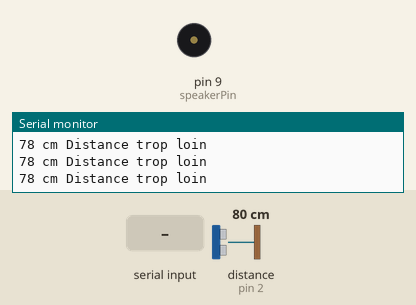
Simulated run of this sketch. Board: Arduino Nano, built with avr-gcc and run on an emulated ATmega328P. On the bench: buzzer (waves = sounding), the last lines printed to the serial monitor. Wiring (inferred from the names in the program): ultrasonic range finder: trigger pin 3; echo pin 2. The inputs (shaded band) are chosen by the test bench; at power-on: distance to the obstacle (sensor on pin 2) 80 cm. The echo pulse lasts 58.3 µs per cm.

Above: at 1.2 s.
1.3 s: distance to the obstacle (sensor on pin 2) set to 2 cm
At 1.86 s:
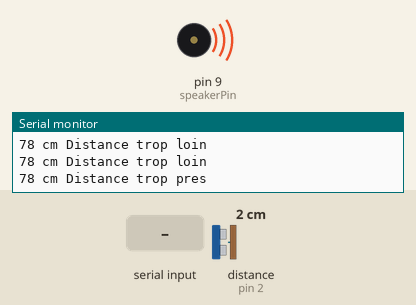
4.3 s: "90 45\n" received over Serial
At 5.7 s:
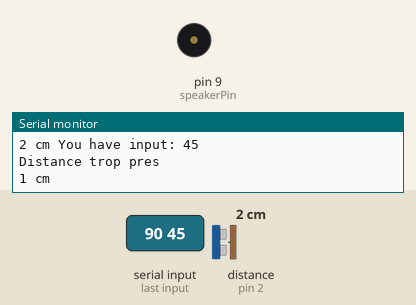
7.3 s: distance to the obstacle (sensor on pin 2) set to 18 cm
10.3 s: distance to the obstacle (sensor on pin 2) set to 4 cm
Timing chart, 0 to 14.3 s (numbered marks = the images above; inputs shaded):
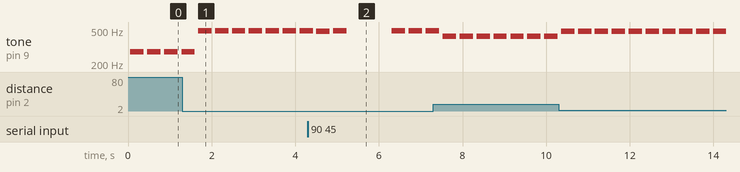

Measured:
- by itself, tone on pin 9 (speakerPin): alternates 482 Hz for 0.32 s and silent for 0.08 s

The sketch:

capteursDistanceHPsimple.ino
```cpp
    //**********************************************************
    //  Capteur de distance à ultrasons HC-SR04 avec Arduino nano
    //  TipTopBoards.com  06 01 2014  Rolland
    //  Càabler +5V et GND du détecteur sur l'arduino
    //
    // Trig -> pin 3 (pas 13)
    // Echo -> pin 2 (pas 12)
    //**********************************************************
    #define trigPin 3  //Trig Ultrasons (sortie)
    #define echoPin 2  //Echo Ultrasons (entrée)


int speakerPin = 9;

int length = 8; // le nombre de notes

char names[] = { 'D', 'R', 'M', 'F', 'S', 'L', 'I', 'd' };
int tones[] = { 1915, 1700, 1519, 1432, 1275, 1136, 1014, 956 };


char notes[] = "DRMFSLId"; // un espace = un repos
int beats[] = { 1, 1, 1, 1, 1, 1, 1, 1, 1, 1, 1, 1, 1, 1, 4 };
int tempo = 300;

void playTone(int tone, int duration)
{
  for (long i = 0; i < duration * 1000L; i += tone * 2)
  {
    digitalWrite(speakerPin, HIGH);
    delayMicroseconds(tone);
    digitalWrite(speakerPin, LOW);
    delayMicroseconds(tone);
  }
}

void playNote(char note, int duration)
{


  // jouer la tonalite correspondant au nom de la note
  for (int i = 0; i < 8; i++) {
    if (names[i] == note) {
      playTone(tones[i], duration);
    }
  }
}

void playFreq(int distance)
{
     int tone= 1000 + (distance*10);
     //Serial.println("tone = ");
     //Serial.println(tone);

     playTone(tone,tempo);
}


void playMelody()
{
  for (int i = 0; i < length; i++)
  {
    if (notes[i] == ' ')
    {
      delay(beats[i] * tempo); // repos
    }
    else
    {
      playNote(notes[i], beats[i] * tempo);
    }

    // pause entre les notes
    delay(tempo / 2);
  }
}


    void setup() {

      Serial.begin (9600);
      pinMode(trigPin, OUTPUT);  //Trig est une sortie
      pinMode(echoPin, INPUT);   //Echo est le retour, en entrée
      //pinMode(ledVerte, OUTPUT);
      //pinMode(ledRouge, OUTPUT);

      pinMode(speakerPin, OUTPUT);
    }

    void loop() {
      long duration, distance;

      digitalWrite(trigPin, LOW);
      delayMicroseconds(2);
      digitalWrite(trigPin, HIGH);
      delayMicroseconds(10); //Trig déclenché 10ms sur HIGH
      digitalWrite(trigPin, LOW);

      // Calcul de l'écho
      duration = pulseIn(echoPin, HIGH);
      // Distance proportionnelle à la durée de sortie
      distance = duration*340/(2*10000);  //Vitesse du son théorique
      //Serial.print(distance);
      //Serial.print(" cm ");

      if (distance < 10 && distance > 0) {  // Distance trop près
        //digitalWrite(ledVerte,HIGH); //Vert éclairé seulement
        //digitalWrite(ledRouge,LOW);
        Serial.println("Distance trop pres");}
      else {   //Trop loin
        //digitalWrite(ledVerte,LOW);
        //digitalWrite(ledRouge,HIGH);
        Serial.println("Distance trop loin");
      }
      //Hors de portée (duration)
      if ( distance <= 0){
        //Serial.print(duration);
        Serial.println("Hors de portee");
      }
      else {
        playFreq(distance);

        Serial.print(distance);
        Serial.print(" cm ");
        //Serial.print(duration);
        //Serial.println(" ms");
      }
      delay(100);  //0.1 sec entre deux mesures

      // bluetooth
      // listen for the data
      if ( Serial.available() > 0 ) {
      // read a numbers from serial port
      int count = Serial.parseInt();

      // print out the received number
      if (count > 0) {
        Serial.print("You have input: ");
        Serial.println(String(count));
        // blink the LED
        // blinkLED(count);
      } // if (count > 0)
      }// if ( Serial.available() > 0 )
    }
```
